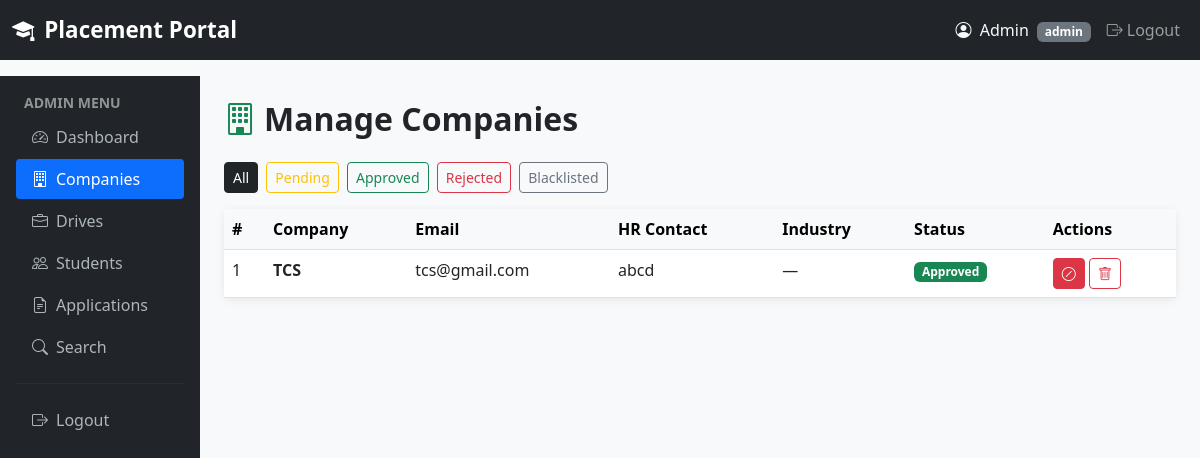
The app's page /admin/companies (signed in) with its own data.
### tables this page shows
CREATE TABLE company_profile (
            id              INTEGER PRIMARY KEY AUTOINCREMENT,
            user_id         INTEGER NOT NULL REFERENCES user(id),
            company_name    TEXT    NOT NULL,
            hr_contact      TEXT,
            website         TEXT,
            industry        TEXT,
            description     TEXT,
            approval_status TEXT NOT NULL DEFAULT 'pending'
                CHECK(approval_status IN ('pending','approved','rejected','blacklisted'))
        );

CREATE TABLE user (
            id         INTEGER PRIMARY KEY AUTOINCREMENT,
            name       TEXT    NOT NULL,
            email      TEXT    NOT NULL UNIQUE,
            password   TEXT    NOT NULL,
            role       TEXT    NOT NULL CHECK(role IN ('admin','company','student')),
            is_active  INTEGER NOT NULL DEFAULT 1,
            created_at TEXT    DEFAULT (datetime('now'))
        );

### app.py (the view)
@app.route("/admin/companies")
@admin_required
def admin_companies():
    db = get_db()
    f  = request.args.get("status", "all")
    if f == "all":
        rows = db.execute("""
            SELECT cp.*, u.email FROM company_profile cp
            JOIN user u ON cp.user_id = u.id ORDER BY cp.id DESC""").fetchall()
    else:
        rows = db.execute("""
            SELECT cp.*, u.email FROM company_profile cp
            JOIN user u ON cp.user_id = u.id
            WHERE cp.approval_status=? ORDER BY cp.id DESC""", (f,)).fetchall()
    return render_template("admin/companies.html", companies=rows, filter_status=f)

### app.py (called while the page is built)
def get_db():
    if "db" not in g:
        g.db = sqlite3.connect(app.config["DATABASE"],
                               detect_types=sqlite3.PARSE_DECLTYPES)
        g.db.row_factory = sqlite3.Row
    return g.db

def admin_required(f):
    @wraps(f)
    def decorated(*args, **kwargs):
        if session.get("user_role") != "admin":
            flash("Admins only.", "danger")
            return redirect(url_for("login"))
        return f(*args, **kwargs)
    return decorated

### templates/admin/companies.html (shortened to what this page needs)
{% extends "base.html" %}
{% block content %}
<div class="container-fluid">
  <div class="row">
    <div class="col-md-2 sidebar p-3 d-none d-md-block">
      <p class="text-white-50 small fw-bold text-uppercase px-2 mb-1">Admin Menu</p>
      <a href="{{ url_for('admin_dashboard') }}"><i class="bi bi-speedometer2 me-2"></i>Dashboard</a>
      <a href="{{ url_for('admin_companies') }}" class="active"><i class="bi bi-building me-2"></i>Companies</a>
      <a href="{{ url_for('admin_drives') }}"><i class="bi bi-briefcase me-2"></i>Drives</a>
      <a href="{{ url_for('admin_students') }}"><i class="bi bi-people me-2"></i>Students</a>
      <a href="{{ url_for('admin_applications') }}"><i class="bi bi-file-earmark-text me-2"></i>Applications</a>
      <a href="{{ url_for('admin_search') }}"><i class="bi bi-search me-2"></i>Search</a>
      <hr style="border-color:#444;">
      <a href="{{ url_for('logout') }}"><i class="bi bi-box-arrow-right me-2"></i>Logout</a>
    </div>
    <div class="col-md-10 p-4">
      <h2 class="fw-bold mb-4"><i class="bi bi-building me-2 text-success"></i>Manage Companies</h2>
      <div class="mb-3">
        <a href="{{ url_for('admin_companies', status='all') }}" class="btn btn-sm {{ 'btn-dark' if filter_status=='all' else 'btn-outline-dark' }} me-1">All</a>
        <a href="{{ url_for('admin_companies', status='pending') }}" class="btn btn-sm {{ 'btn-warning' if filter_status=='pending' else 'btn-outline-warning' }} me-1">Pending</a>
        <a href="{{ url_for('admin_companies', status='approved') }}" class="btn btn-sm {{ 'btn-success' if filter_status=='approved' else 'btn-outline-success' }} me-1">Approved</a>
        <a href="{{ url_for('admin_companies', status='rejected') }}" class="btn btn-sm {{ 'btn-danger' if filter_status=='rejected' else 'btn-outline-danger' }} me-1">Rejected</a>
        <a href="{{ url_for('admin_companies', status='blacklisted') }}" class="btn btn-sm {{ 'btn-secondary' if filter_status=='blacklisted' else 'btn-outline-secondary' }}">Blacklisted</a>
      </div>
      <div class="card">
        <div class="card-body p-0">
          {% if companies %}
          <table class="table table-hover mb-0">
            <thead class="table-light">
              <tr><th>#</th><th>Company</th><th>Email</th><th>HR Contact</th><th>Industry</th><th>Status</th><th>Actions</th></tr>
            </thead>
            <tbody>
              {% for c in companies %}
              <tr>
                <td>{{ c['id'] }}</td>
                <td class="fw-semibold">{{ c['company_name'] }}</td>
                <td>{{ c['email'] }}</td>
                <td>{{ c['hr_contact'] or '—' }}</td>
                <td>{{ c['industry'] or '—' }}</td>
                <td><span class="badge badge-{{ c['approval_status'] }}">{{ c['approval_status'] | capitalize }}</span></td>
                <td>
                  {% if c['approval_status'] != 'blacklisted' %}
                  <form method="POST" action="{{ url_for('admin_blacklist_company', cid=c['id']) }}" class="d-inline">
                    <button class="btn btn-danger btn-sm" title="Blacklist"
                            onclick="return confirm('Blacklist this company?')"><i class="bi bi-slash-circle"></i></button>
                  </form>
                  {% endif %}
                  <form method="POST" action="{{ url_for('admin_delete_company', cid=c['id']) }}" class="d-inline">
                    <button class="btn btn-outline-danger btn-sm" title="Delete"
                            onclick="return confirm('Permanently delete this company?')"><i class="bi bi-trash"></i></button>
                  </form>
                </td>
              </tr>
              {% endfor %}
            </tbody>
          </table>
          {% else %}
          <p class="text-muted text-center py-5">No companies found.</p>
          {% endif %}
        </div>
      </div>
    </div>
  </div>
</div>
{% endblock %}

### templates/base.html (style rules this page uses)
body { background-color: #f8f9fa; }
.sidebar { min-height: 100vh; background: #212529; padding-top: 1rem; }
.sidebar a { color: #adb5bd; text-decoration: none; display: block; padding: .5rem 1rem; border-radius: .25rem; margin-bottom:2px; }
.sidebar a:hover, .sidebar a.active { background: #0d6efd; color: #fff; }
.card { box-shadow: 0 2px 8px rgba(0,0,0,.08); border: none; }
.badge-approved { background-color: #198754 !important; }

### records on screen
company_profile: id "1", company_name "TCS", email "tcs@gmail.com", hr_contact "abcd", industry "—", approval_status "Approved"

### other values on screen
{{ session.get('user_name','') }} "Admin"
{{ session.get('user_role','') }} "admin"
